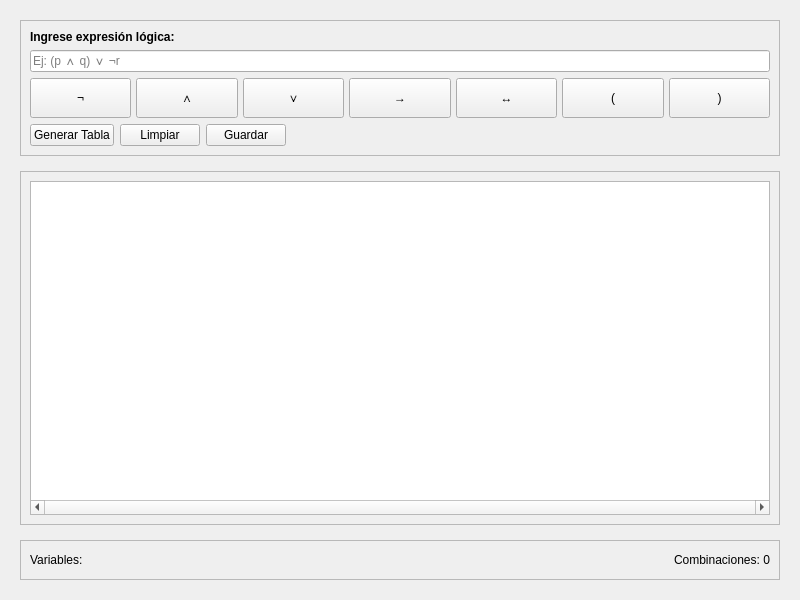
<?xml version="1.0" encoding="UTF-8"?>
<ui version="4.0">
 <class>TruthTableView</class>
 <widget class="QWidget" name="TruthTableView">
  <property name="geometry">
   <rect>
    <x>0</x>
    <y>0</y>
    <width>800</width>
    <height>600</height>
   </rect>
  </property>
  <property name="windowTitle">
   <string>Tabla de Verdad</string>
  </property>
  <layout class="QVBoxLayout" name="verticalLayout">
   <property name="spacing">
    <number>15</number>
   </property>
   <property name="leftMargin">
    <number>20</number>
   </property>
   <property name="topMargin">
    <number>20</number>
   </property>
   <property name="rightMargin">
    <number>20</number>
   </property>
   <property name="bottomMargin">
    <number>20</number>
   </property>
   <item>
    <widget class="QFrame" name="panelEntrada">
     <property name="frameShape">
      <enum>QFrame::StyledPanel</enum>
     </property>
     <property name="frameShadow">
      <enum>QFrame::Raised</enum>
     </property>
     <layout class="QVBoxLayout" name="verticalLayout_2">
      <item>
       <widget class="QLabel" name="lblTitulo">
        <property name="text">
         <string>Ingrese expresión lógica:</string>
        </property>
        <property name="font">
         <font>
          <weight>75</weight>
          <bold>true</bold>
         </font>
        </property>
       </widget>
      </item>
      <item>
       <widget class="QLineEdit" name="inputExpresion">
        <property name="placeholderText">
         <string>Ej: (p ∧ q) ∨ ¬r</string>
        </property>
        <property name="font">
         <font family="Consolas"/>
        </property>
       </widget>
      </item>
      <item>
       <layout class="QHBoxLayout" name="layout_operadores">
        <property name="spacing">
         <number>5</number>
        </property>
        <item>
         <widget class="QPushButton" name="btnOperador_1">
          <property name="text">
           <string>¬</string>
          </property>
          <property name="minimumSize">
           <size>
            <width>40</width>
            <height>40</height>
           </size>
          </property>
         </widget>
        </item>
        <item>
         <widget class="QPushButton" name="btnOperador_2">
          <property name="text">
           <string>∧</string>
          </property>
          <property name="minimumSize">
           <size>
            <width>40</width>
            <height>40</height>
           </size>
          </property>
         </widget>
        </item>
        <item>
         <widget class="QPushButton" name="btnOperador_3">
          <property name="text">
           <string>∨</string>
          </property>
          <property name="minimumSize">
           <size>
            <width>40</width>
            <height>40</height>
           </size>
          </property>
         </widget>
        </item>
        <item>
         <widget class="QPushButton" name="btnOperador_4">
          <property name="text">
           <string>→</string>
          </property>
          <property name="minimumSize">
           <size>
            <width>40</width>
            <height>40</height>
           </size>
          </property>
         </widget>
        </item>
        <item>
         <widget class="QPushButton" name="btnOperador_5">
          <property name="text">
           <string>↔</string>
          </property>
          <property name="minimumSize">
           <size>
            <width>40</width>
            <height>40</height>
           </size>
          </property>
         </widget>
        </item>
        <item>
         <widget class="QPushButton" name="btnOperador_6">
          <property name="text">
           <string>(</string>
          </property>
          <property name="minimumSize">
           <size>
            <width>40</width>
            <height>40</height>
           </size>
          </property>
         </widget>
        </item>
        <item>
         <widget class="QPushButton" name="btnOperador_7">
          <property name="text">
           <string>)</string>
          </property>
          <property name="minimumSize">
           <size>
            <width>40</width>
            <height>40</height>
           </size>
          </property>
         </widget>
        </item>
       </layout>
      </item>
      <item>
       <layout class="QHBoxLayout" name="layout_botones">
        <item>
         <widget class="QPushButton" name="btnGenerar">
          <property name="text">
           <string>Generar Tabla</string>
          </property>
         </widget>
        </item>
        <item>
         <widget class="QPushButton" name="btnLimpiar">
          <property name="text">
           <string>Limpiar</string>
          </property>
         </widget>
        </item>
        <item>
         <widget class="QPushButton" name="btnGuardar">
          <property name="text">
           <string>Guardar</string>
          </property>
         </widget>
        </item>
        <item>
         <spacer name="horizontalSpacer">
          <property name="orientation">
           <enum>Qt::Horizontal</enum>
          </property>
          <property name="sizeHint" stdset="0">
           <size>
            <width>40</width>
            <height>20</height>
           </size>
          </property>
         </spacer>
        </item>
       </layout>
      </item>
     </layout>
    </widget>
   </item>
   <item>
    <widget class="QFrame" name="scroll_container">
     <property name="frameShape">
      <enum>QFrame::NoFrame</enum>
     </property>
     <layout class="QVBoxLayout" name="verticalLayout_3">
      <property name="spacing">
       <number>0</number>
      </property>
      <property name="margin">
       <number>0</number>
      </property>
      <item>
       <widget class="QScrollArea" name="scrollArea">
        <property name="widgetResizable">
         <bool>true</bool>
        </property>
        <widget class="QWidget" name="scrollAreaWidgetContents">
         <property name="geometry">
          <rect>
           <x>0</x>
           <y>0</y>
           <width>760</width>
           <height>300</height>
          </rect>
         </property>
         <layout class="QVBoxLayout" name="verticalLayout_4">
          <item>
           <widget class="QTableWidget" name="tablaVerdad">
            <property name="editTriggers">
             <set>QAbstractItemView::NoEditTriggers</set>
            </property>
            <property name="selectionBehavior">
             <enum>QAbstractItemView::SelectRows</enum>
            </property>
            <property name="horizontalScrollBarPolicy">
             <enum>Qt::ScrollBarAlwaysOn</enum>
            </property>
            <attribute name="horizontalHeaderDefaultSectionSize">
             <number>100</number>
            </attribute>
            <attribute name="horizontalHeaderHighlightSections">
             <bool>true</bool>
            </attribute>
            <attribute name="verticalHeaderVisible">
             <bool>false</bool>
            </attribute>
           </widget>
          </item>
         </layout>
        </widget>
       </widget>
      </item>
     </layout>
    </widget>
   </item>
   <item>
    <widget class="QFrame" name="panelInfo">
     <property name="frameShape">
      <enum>QFrame::StyledPanel</enum>
     </property>
     <property name="frameShadow">
      <enum>QFrame::Raised</enum>
     </property>
     <layout class="QHBoxLayout" name="horizontalLayout">
      <item>
       <widget class="QLabel" name="lbl_variables">
        <property name="text">
         <string>Variables: </string>
        </property>
       </widget>
      </item>
      <item>
       <spacer name="horizontalSpacer_2">
        <property name="orientation">
         <enum>Qt::Horizontal</enum>
        </property>
        <property name="sizeHint" stdset="0">
         <size>
          <width>40</width>
          <height>20</height>
         </size>
        </property>
       </spacer>
      </item>
      <item>
       <widget class="QLabel" name="lbl_combinaciones">
        <property name="text">
         <string>Combinaciones: 0</string>
        </property>
       </widget>
      </item>
     </layout>
    </widget>
   </item>
  </layout>
 </widget>
 <resources/>
 <connections/>
</ui>
